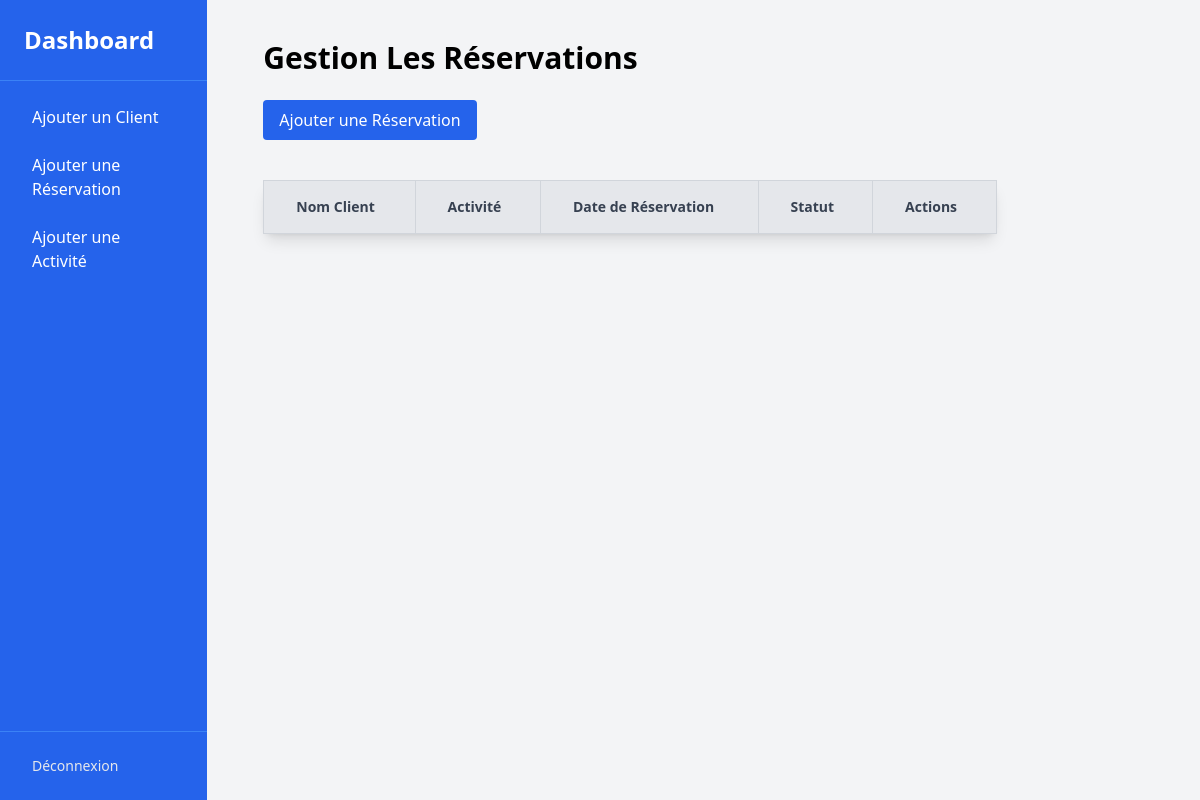
/reservation.php, run on an earlier commit of the app's database.
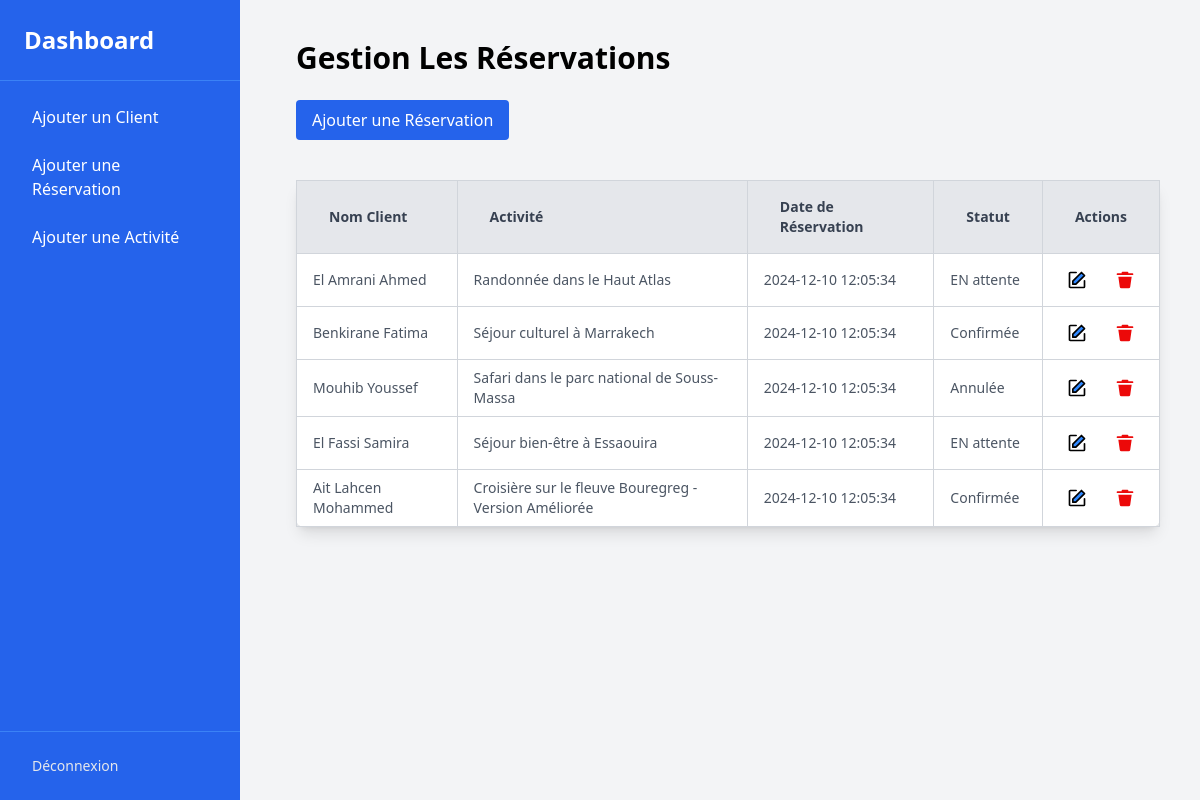
And on a later commit of the database.
### tables this page shows
create table reservation( 
    id_reservation int, 
    id_client int, 
    id_activite int, 
    date_reservation TIMESTAMP,
    statut ENUM('EN attente', 'Confirmée', 'Annulée') 
);

create table activite(
    id_activite int,
    titre varchar(150),
    description text,
    destination varchar(100),
    prix DECIMAL(10, 2) NOT NULL,
    date_debut date,
    date_fin date,
    places_disponsibles int NOT NULL
    
);

### reservation.php (the view, shortened to what this page needs)
<?php
function fetchReservation() {
    include 'connexion.php';
    $sql = "SELECT reservation.id_reservation, CONCAT(client.nom, ' ', client.prenom) AS nom_complet, activite.titre, reservation.date_reservation, reservation.statut
            FROM reservation
            JOIN client ON reservation.id_client = client.id_client
            JOIN activite ON reservation.id_activite = activite.id_activite";
    $result = mysqli_query($con, $sql);
    if ($result) {
        while ($row = mysqli_fetch_assoc($result)) {
            echo "<tr>
                    <td class='border border-gray-300 px-4 py-2'>{$row['nom_complet']}</td>
                    <td class='border border-gray-300 px-4 py-2'>{$row['titre']}</td>
                    <td class='border border-gray-300 px-4 py-2'>{$row['date_reservation']}</td>
                    <td class='border border-gray-300 px-4 py-2'>{$row['statut']}</td>
                    <td class='border border-gray-300 px-4 py-2'>
                        <div class='flex space-x-3'>
                            <button class='bg-transparent text-yellow-500 p-2 rounded-full hover:bg-yellow-100'>
                            </button>
                            <button class='bg-transparent text-red-500 p-2 rounded-full hover:bg-red-100'>
                            </button>
                        </div>
                    </td>
                </tr>";
        }
    }
}
?>
<!DOCTYPE html>
<html lang="en">
<head>
    <script src="https://cdn.tailwindcss.com"></script>
</head>
<body class="bg-gray-100 flex ">
    <div class="flex h-screen gap-4">
        <div class="sidebar sidebar-visible w-32 bg-blue-600 text-white flex flex-col md:w-1/5 h-full">
            <div class="p-6 text-2xl font-bold border-b border-blue-500">Dashboard</div>
            <nav class="flex-1 p-4 space-y-2">
                <a href="client.php" class="block py-2 px-4 rounded hover:bg-blue-700">Ajouter un Client</a>
                <a href="reservation.php" class="block py-2 px-4 rounded hover:bg-blue-700">Ajouter une Réservation</a>
                <a href="activity.php" class="block py-2 px-4 rounded hover:bg-blue-700 sm:text-xs md:text-base">Ajouter une Activité</a>
            </nav>
            <div class="p-4 border-t border-blue-500">
                <a href="index.php" class="block py-2 px-4 text-sm text-gray-200 hover:text-white">Déconnexion</a>
            </div>
        </div>
        <div class="flex-1 p-10 overflow-y-auto h-full">
            <h1 class="text-3xl font-bold mb-6">Gestion Les Réservations</h1>
            <button id="addClientBtn" class="bg-blue-600 text-white py-2 px-4 rounded hover:bg-blue-700">Ajouter une Réservation</button>
            <div class="mt-10">
                <table class="w-full max-w-screen-xl mx-auto border border-gray-300 bg-white shadow-lg rounded-lg">
                    <thead>
                        <tr class="bg-gray-200 text-left text-sm font-semibold text-gray-700">
                            <th class="border border-gray-300 px-8 py-4">Nom Client</th>
                            <th class="border border-gray-300 px-8 py-4">Activité</th>
                            <th class="border border-gray-300 px-8 py-4">Date de Réservation</th>
                            <th class="border border-gray-300 px-8 py-4">Statut</th>
                            <th class="border border-gray-300 px-8 py-4">Actions</th>
                        </tr>
                    </thead>
                    <tbody id="clientTable" class="text-gray-600 text-sm divide-y divide-gray-300">
                        <?php fetchReservation(); ?>
                    </tbody>
                </table>
            </div>
        </div>
    </div>
</body>
</html>

What changed in the data, as far as the page shows it:
added reservation: nom_complet "El Amrani Ahmed", id_activite.titre "Randonnée dans le Haut Atlas", date_reservation "2024-12-10 12:05:34", statut "EN attente"
added reservation: nom_complet "Benkirane Fatima", id_activite.titre "Séjour culturel à Marrakech", date_reservation "2024-12-10 12:05:34", statut "Confirmée"
added reservation: nom_complet "Mouhib Youssef", id_activite.titre "Safari dans le parc national de Souss-Massa", date_reservation "2024-12-10 12:05:34", statut "Annulée"
added reservation: nom_complet "El Fassi Samira", id_activite.titre "Séjour bien-être à Essaouira", date_reservation "2024-12-10 12:05:34", statut "EN attente"
added reservation: nom_complet "Ait Lahcen Mohammed", id_activite.titre "Croisière sur le fleuve Bouregreg - Version Améliorée", date_reservation "2024-12-10 12:05:34", statut "Confirmée"
